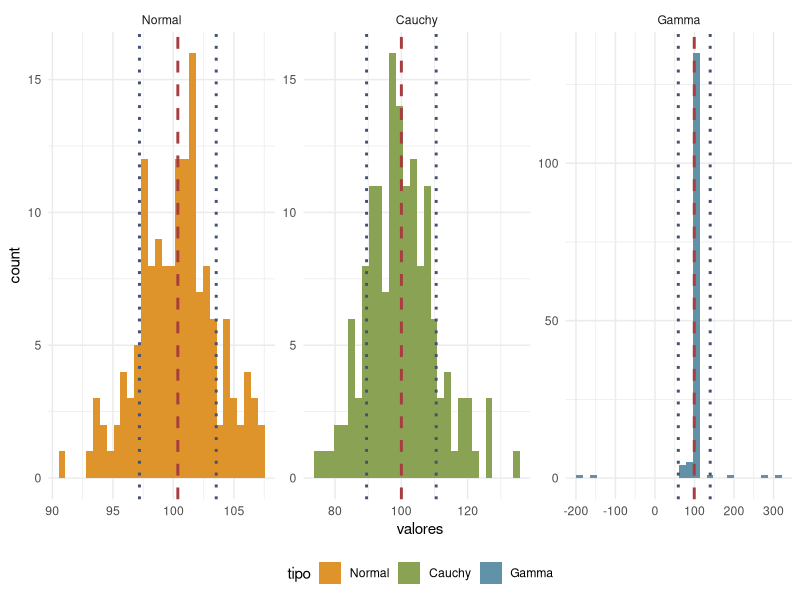
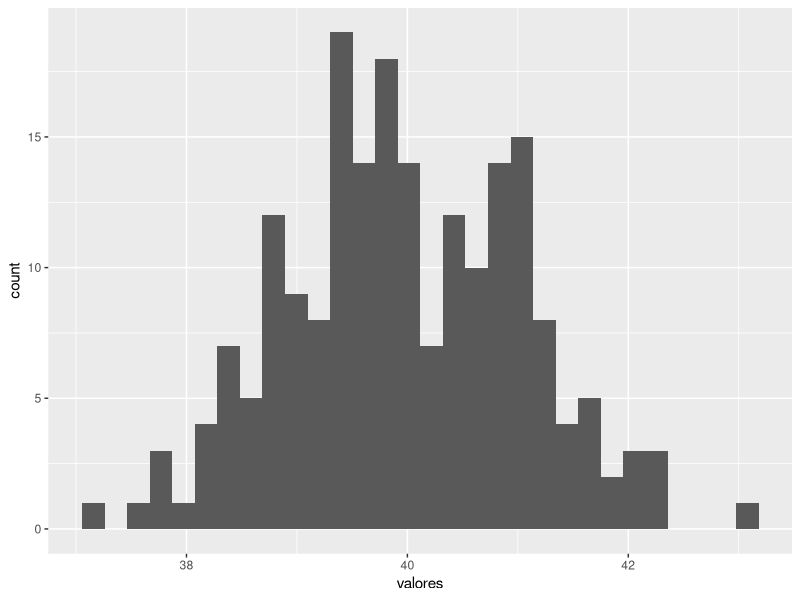
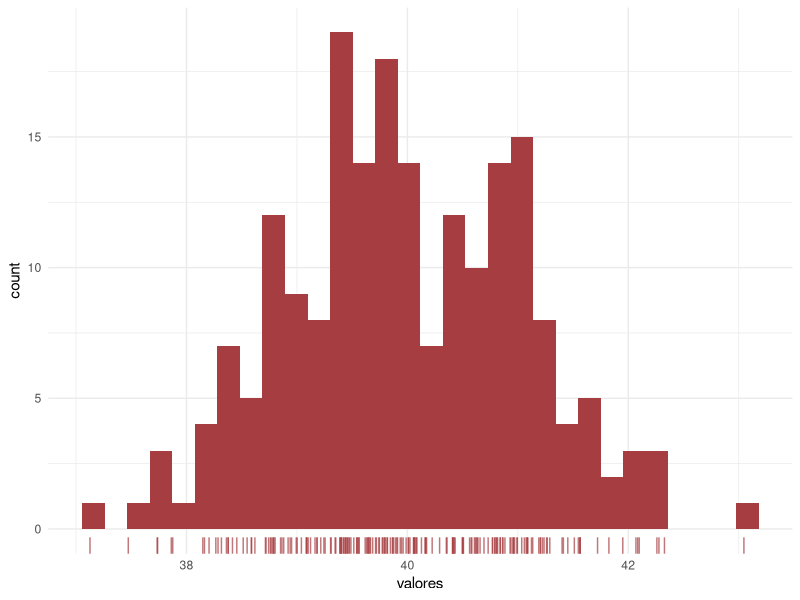
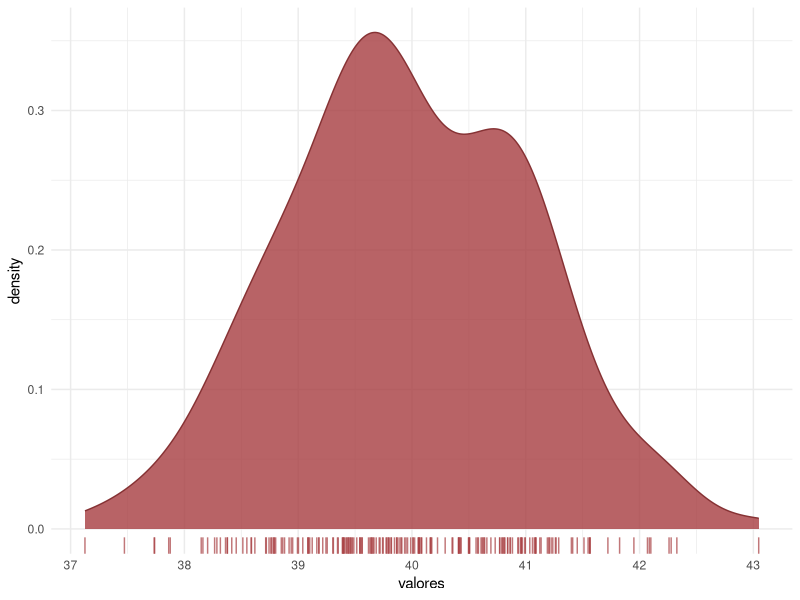

Source code (R) for these figures, in order:
## ---- chunk 1
library(ggplot2)
library(dplyr)
## ---- chunk 2
set.seed(879)
comparar.distribuciones <- data.frame(
  tipo = factor(
    c(rep("Normal", 150), rep("Cauchy", 150), rep("Gamma", 150)),
    levels = c("Normal", "Cauchy", "Gamma")
  ), 
  valores = c(
    rnorm(n = 150, mean = 100, sd = 3),
    rgamma(n = 150, shape = 100),
    rcauchy(n = 150, location = 100)
  )
)
comparar.distribuciones %>% 
  group_by(tipo) %>% 
  mutate(
    dist.mean = mean(valores),
    upper.sd = mean(valores) + sd(valores),
    lower.sd = mean(valores) - sd(valores)
  ) %>% 
ggplot(aes(x = valores, fill = tipo)) +
  geom_histogram(bins = 30) +
  geom_vline(aes(xintercept = dist.mean), color = "#A63D40", linetype = "dashed", size = 1) +
  geom_vline(aes(xintercept = upper.sd), color = "#445174", linetype = "dotted", size = 1) +
  geom_vline(aes(xintercept = lower.sd), color = "#445174", linetype = "dotted", size = 1) +
  facet_wrap(~ tipo, scales = "free") +
  scale_fill_manual(values = c("#DE932B", "#89A253", "#6192A8")) +
  theme_minimal() +
  theme(legend.position="bottom")

## ---- chunk 3
set.seed(928) # definimos una semilla con fines de reproducibilidad
valores.normales <- data.frame(valores = rnorm(200, 40))
## ---- chunk 4
ggplot(valores.normales) +
  geom_histogram(aes(valores))
## ---- chunk 5
ggplot(valores.normales) +
  geom_histogram(aes(valores), fill = "#A63D40", bins = 30) +
  geom_rug(aes(valores), color = "#A63D40", alpha = 0.7) +
  theme_minimal()
## ---- chunk 6
ggplot(valores.normales) +
  geom_density(aes(valores), color = "#863234", fill = "#A63D40", bins = 30, alpha = 0.8) +
  geom_rug(aes(valores), color = "#A63D40", alpha = 0.7) +
  theme_minimal()
